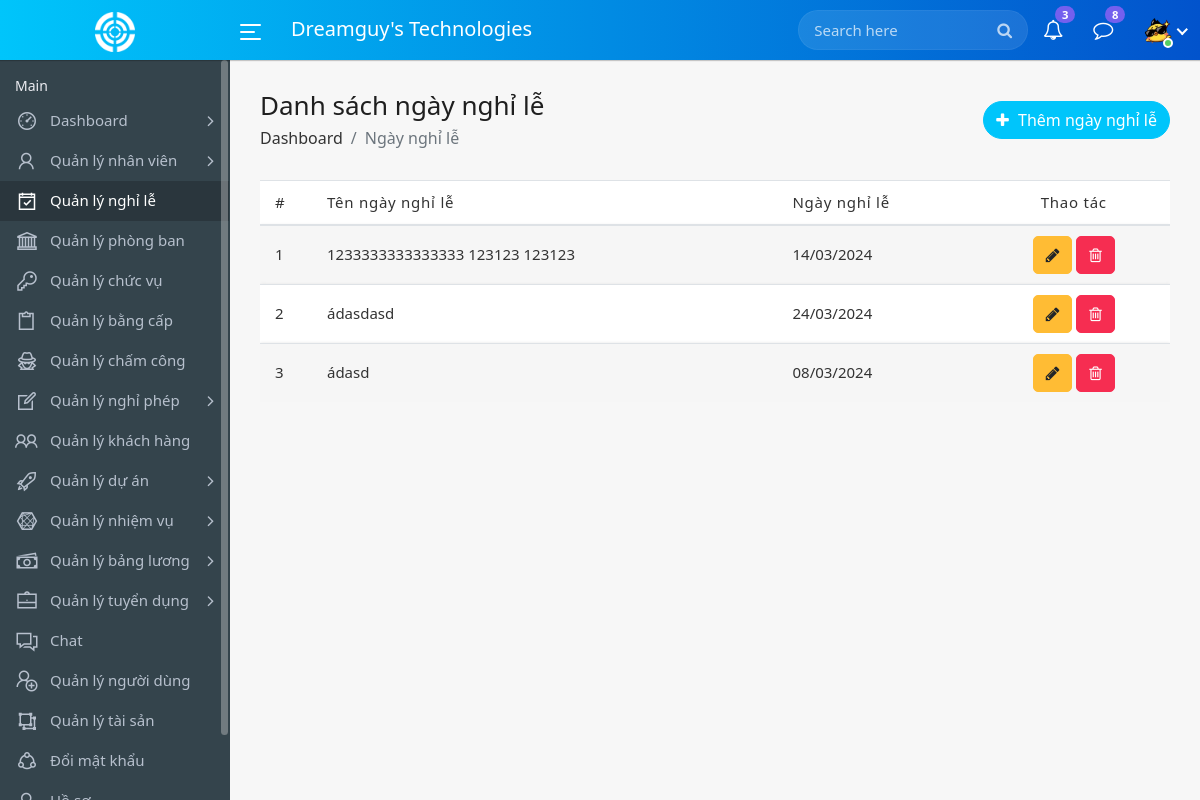
Screenshot of /holidays.php (signed in) with the database file from the repository.
### tables this page shows
CREATE TABLE `users` (
  `id` int(11) NOT NULL,
  `name` varchar(200) NOT NULL,
  `email` varchar(100) NOT NULL,
  `password` varchar(200) NOT NULL,
  `avatar` varchar(255) NOT NULL,
  `role` int(11) NOT NULL,
  `status` int(11) NOT NULL,
  `employee_id` int(11) DEFAULT NULL,
  `created_at` timestamp NOT NULL DEFAULT current_timestamp()
);

CREATE TABLE `holidays` (
  `id` int(11) NOT NULL,
  `name` varchar(200) NOT NULL,
  `holiday_date` varchar(50) NOT NULL,
  `created_at` datetime NOT NULL DEFAULT current_timestamp()
);

### class/holiday.php (called while the page is built, shortened)
<?php
class Holiday {
    private $dbh;
    function __construct($dbh) {
        $this->dbh = $dbh;
    }
    public function viewAllHolidays() {
        try {
            $sql = "SELECT * FROM holidays";
            $stmt = $this->dbh->prepare($sql);
            $stmt->execute();
            return $stmt->fetchAll(PDO::FETCH_ASSOC);
        } catch(PDOException $e) {
            return false;
        }
    }
}
?>

### holidays.php (the view, shortened to what this page needs)
<?php
include_once ('includes/config.php');
include_once ('class/holiday.php');
$holidayObj = new Holiday($dbh);
?>
<!DOCTYPE html>
<html lang="en">
	<head>
		<link rel="stylesheet" href="assets/css/bootstrap.min.css">
		<link rel="stylesheet" href="assets/css/font-awesome.min.css">
		<link rel="stylesheet" href="assets/css/line-awesome.min.css">
		<link rel="stylesheet" href="assets/css/bootstrap-datetimepicker.min.css">
		<link rel="stylesheet" href="assets/css/style.css">
	</head>
	<body>
		<div class="main-wrapper">
			<?php include_once ("includes/header.php"); ?>
			<?php include_once ("includes/sidebar.php"); ?>
			<div class="page-wrapper">
				<div class="content container-fluid">
					<div class="page-header">
						<div class="row align-items-center">
							<div class="col">
								<h3 class="page-title">Danh sách ngày nghỉ lễ</h3>
								<ul class="breadcrumb">
									<li class="breadcrumb-item"><a href="index.php">Dashboard</a></li>
									<li class="breadcrumb-item active">Ngày nghỉ lễ</li>
								</ul>
							</div>
							<div class="col-auto float-right ml-auto">
								<a href="#" class="btn add-btn" data-toggle="modal" data-target="#add_holiday"><i class="fa fa-plus"></i> Thêm ngày nghỉ lễ</a>
							</div>
						</div>
					</div>
					<div class="row">
						<div class="col-md-12">
							<div class="table-responsive">
							<table class="table table-striped custom-table datatable mb-0">
									<thead>
										<tr>
											<th>#</th>
											<th>Tên ngày nghỉ lễ </th>
											<th>Ngày nghỉ lễ</th>
											<th class="text-center">Thao tác</th>
										</tr>
									</thead>
									<tbody>
									<?php
									$results = $holidayObj->viewAllHolidays();
									$cnt = 1;
									if ($results) {
										foreach ($results as $row) {
											?>
																												<tr class="holiday-upcoming">
																													<td><?php echo $cnt; ?></td>
																													<td><?php echo htmlentities($row['name']); ?></td>
																													<td><?php echo htmlentities(date('d/m/Y', strtotime($row['holiday_date']))); ?></td>
																													<td class="text-center">
																														<a class="btn btn-warning editbtn" href="#" data-toggle="modal" data-target="#edit_holiday" data-id="<?= $row['id'] ?>" data-name="<?= $row['name'] ?>"  data-holiday_date="<?= $row['holiday_date'] ?>"><i class="fa fa-pencil"></i> </a>
																														<a class="btn btn-danger" href="#" data-toggle="modal" data-target="#delete_holiday_<?= $row['id'] ?>"><i class="fa fa-trash-o"></i> </a>
																													</td>
																												</tr>
																											<?php $cnt += 1;
										}
									} ?>
									</tbody>
								</table>
							</div>
						</div>
					</div>
				</div>
			</div>
		</div>
	</body>
</html>

### includes/header.php (shortened to what this page needs)
<div class="header">
    <div class="header-left">
        <a href="index.php" class="logo">
            <img src="assets/img/logo.png" width="40" height="40" alt="">
        </a>
    </div>
    <a id="toggle_btn" href="javascript:void(0);">
        <span class="bar-icon">
            <span></span>
            <span></span>
            <span></span>
        </span>
    </a>
    <div class="page-title-box">
        <h3>Dreamguy's Technologies</h3>
    </div>
    <ul class="nav user-menu">
        <li class="nav-item">
            <div class="top-nav-search">
                <form action="search.php">
                    <input class="form-control" type="text" placeholder="Search here">
                    <button class="btn" type="submit"><i class="fa fa-search"></i></button>
                </form>
            </div>
        </li>
        <li class="nav-item dropdown">
            <a href="#" class="dropdown-toggle nav-link" data-toggle="dropdown">
                <i class="fa fa-bell-o"></i> <span class="badge badge-pill">3</span>
            </a>
        </li>
        <li class="nav-item dropdown">
            <a href="#" class="dropdown-toggle nav-link" data-toggle="dropdown">
                <i class="fa fa-comment-o"></i> <span class="badge badge-pill">8</span>
            </a>
        </li>
        <?php
	 $sql = "SELECT * FROM users WHERE id = :id";
	 $query = $dbh->prepare($sql);
	 $query->bindParam(':id', $_SESSION["user_id"]);
	 $query->execute();
	 $result = $query->fetch(PDO::FETCH_ASSOC);
		?>
        <li class="nav-item dropdown has-arrow main-drop">
            <a href="#"  class="nav-link dropdown-toggle" data-toggle="dropdown" aria-expanded="false">
                <span class="user-img"> <span class="user-img">
                        <?php if (substr($result["avatar"], 0, 5) === 'https'): ?>
                        <img src="<?php echo htmlentities($result["avatar"]); ?>" alt="Avatar">
                        <?php else: ?>
                        <img src="upload/users/<?php echo htmlentities($result["avatar"]); ?>" alt="Avatar">
                        <?php endif; ?>
                        <span class="status online"></span></span>
            </a>
        </li>
    </ul>
</div>

### rows the page displays
users: avatar (picture)
holidays: name "1233333333333333 123123 123123", holiday_date "14/03/2024"
holidays: name "ádasdasd", holiday_date "24/03/2024"
holidays: name "ádasd", holiday_date "08/03/2024"
